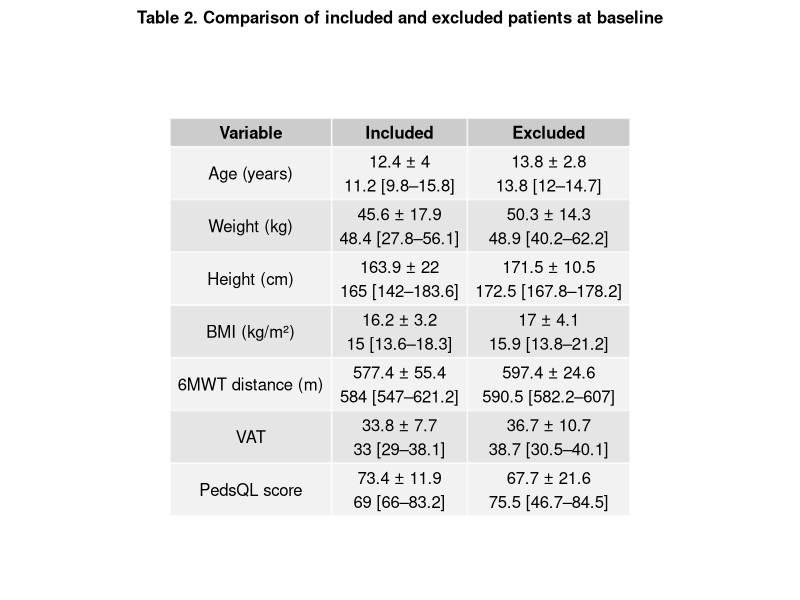

The R source for this figure:
## ---- chunk 1
knitr::opts_chunk$set(echo = TRUE, warning = FALSE, message = FALSE)
## ---- chunk 2
# Load package
library(readxl)

# Import datasets
included_data <- read_excel("data/data_clean.xlsx")
excluded_data <- read_excel("data/data_excluded.xlsx")

# Check structure
str(included_data)
str(excluded_data)
## ---- chunk 3
# Fix type for excluded data
excluded_data$`6minwt_distance_traveled_m_after` <- as.numeric(excluded_data$`6minwt_distance_traveled_m_after`)
excluded_data$vat_after <- as.numeric(excluded_data$vat_after)
excluded_data$pedsql_totalself_after <- as.numeric(excluded_data$pedsql_totalself_after)
## ---- chunk 4

# Load packages
library(gridExtra)
library(grid)

# Functions

# Mean ± SD
mean_sd <- function(x) {
  paste0(
    round(mean(x, na.rm = TRUE), 1), " ± ",
    round(sd(x, na.rm = TRUE), 1)
  )
}

# Median [IQR]
median_iqr <- function(x) {
  paste0(
    round(median(x, na.rm = TRUE), 1), " [",
    round(quantile(x, 0.25, na.rm = TRUE), 1), "–",
    round(quantile(x, 0.75, na.rm = TRUE), 1), "]"
  )
}

# Variables

vars <- c("age", "weight_kg", "height_cm", "bmi_kg_cm2",
          "6minwt_distance_traveled_m_before","vat_before",
          "pedsql_totalself_before")

# Build clean table

table_final <- data.frame(
  Variable = vars,
  Included = paste0(
    sapply(included_data[vars], mean_sd), "\n",
    sapply(included_data[vars], median_iqr)
  ),
  Excluded = paste0(
    sapply(excluded_data[vars], mean_sd), "\n",
    sapply(excluded_data[vars], median_iqr)
  )
)

# Remove row names
rownames(table_final) <- NULL

# Rename variables 
table_final$Variable <- c(
  "Age (years)",
  "Weight (kg)",
  "Height (cm)",
  "BMI (kg/m²)",
  "6MWT distance (m)",
  "VAT",
  "PedsQL score"
)

# Display table in RMarkdown
table_final

# Export to PDF

pdf("figures/Table_2_Comparison_Included_Excluded at baseline.pdf", width = 8, height = 7)

grid.arrange(
  textGrob(
    "Table 2. Comparison of included and excluded patients at baseline",
    gp = gpar(fontsize = 12, fontface = "bold")
  ),
  tableGrob(table_final, rows = NULL),
  ncol = 1,
  heights = c(0.3, 5) 
)
dev.off()
## ---- chunk 5

# Paired Wilcoxon test
wilcox_test <- wilcox.test(
  included_data$`6minwt_distance_traveled_m_before`,
  included_data$`6minwt_distance_traveled_m_after`,
  paired = TRUE
)

wilcox_test
